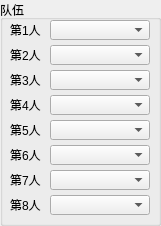
     <widget class="QGroupBox" name="groupBox_team">
      <property name="geometry">
       <rect>
        <x>340</x>
        <y>5</y>
        <width>161</width>
        <height>226</height>
       </rect>
      </property>
      <property name="title">
       <string>队伍</string>
      </property>
      <widget class="QLabel" name="label_team_1">
       <property name="geometry">
        <rect>
         <x>10</x>
         <y>20</y>
         <width>35</width>
         <height>20</height>
        </rect>
       </property>
       <property name="text">
        <string>第1人</string>
       </property>
      </widget>
      <widget class="QLabel" name="label_team_2">
       <property name="geometry">
        <rect>
         <x>10</x>
         <y>45</y>
         <width>35</width>
         <height>20</height>
        </rect>
       </property>
       <property name="text">
        <string>第2人</string>
       </property>
      </widget>
      <widget class="QLabel" name="label_team_3">
       <property name="geometry">
        <rect>
         <x>10</x>
         <y>70</y>
         <width>35</width>
         <height>20</height>
        </rect>
       </property>
       <property name="text">
        <string>第3人</string>
       </property>
      </widget>
      <widget class="QLabel" name="label_team_4">
       <property name="geometry">
        <rect>
         <x>10</x>
         <y>95</y>
         <width>35</width>
         <height>20</height>
        </rect>
       </property>
       <property name="text">
        <string>第4人</string>
       </property>
      </widget>
      <widget class="QLabel" name="label_team_5">
       <property name="geometry">
        <rect>
         <x>10</x>
         <y>120</y>
         <width>35</width>
         <height>20</height>
        </rect>
       </property>
       <property name="text">
        <string>第5人</string>
       </property>
      </widget>
      <widget class="QLabel" name="label_team_6">
       <property name="geometry">
        <rect>
         <x>10</x>
         <y>145</y>
         <width>35</width>
         <height>20</height>
        </rect>
       </property>
       <property name="text">
        <string>第6人</string>
       </property>
      </widget>
      <widget class="QLabel" name="label_team_7">
       <property name="geometry">
        <rect>
         <x>10</x>
         <y>170</y>
         <width>35</width>
         <height>20</height>
        </rect>
       </property>
       <property name="text">
        <string>第7人</string>
       </property>
      </widget>
      <widget class="QLabel" name="label_team_8">
       <property name="geometry">
        <rect>
         <x>10</x>
         <y>195</y>
         <width>35</width>
         <height>20</height>
        </rect>
       </property>
       <property name="text">
        <string>第8人</string>
       </property>
      </widget>
      <widget class="QComboBox" name="comboBox_team_1">
       <property name="geometry">
        <rect>
         <x>50</x>
         <y>20</y>
         <width>100</width>
         <height>20</height>
        </rect>
       </property>
      </widget>
      <widget class="QComboBox" name="comboBox_team_2">
       <property name="geometry">
        <rect>
         <x>50</x>
         <y>45</y>
         <width>100</width>
         <height>20</height>
        </rect>
       </property>
      </widget>
      <widget class="QComboBox" name="comboBox_team_3">
       <property name="geometry">
        <rect>
         <x>50</x>
         <y>70</y>
         <width>100</width>
         <height>20</height>
        </rect>
       </property>
      </widget>
      <widget class="QComboBox" name="comboBox_team_4">
       <property name="geometry">
        <rect>
         <x>50</x>
         <y>95</y>
         <width>100</width>
         <height>20</height>
        </rect>
       </property>
      </widget>
      <widget class="QComboBox" name="comboBox_team_5">
       <property name="geometry">
        <rect>
         <x>50</x>
         <y>120</y>
         <width>100</width>
         <height>20</height>
        </rect>
       </property>
      </widget>
      <widget class="QComboBox" name="comboBox_team_6">
       <property name="geometry">
        <rect>
         <x>50</x>
         <y>145</y>
         <width>100</width>
         <height>20</height>
        </rect>
       </property>
      </widget>
      <widget class="QComboBox" name="comboBox_team_7">
       <property name="geometry">
        <rect>
         <x>50</x>
         <y>170</y>
         <width>100</width>
         <height>20</height>
        </rect>
       </property>
      </widget>
      <widget class="QComboBox" name="comboBox_team_8">
       <property name="geometry">
        <rect>
         <x>50</x>
         <y>195</y>
         <width>100</width>
         <height>20</height>
        </rect>
       </property>
      </widget>
     </widget>
